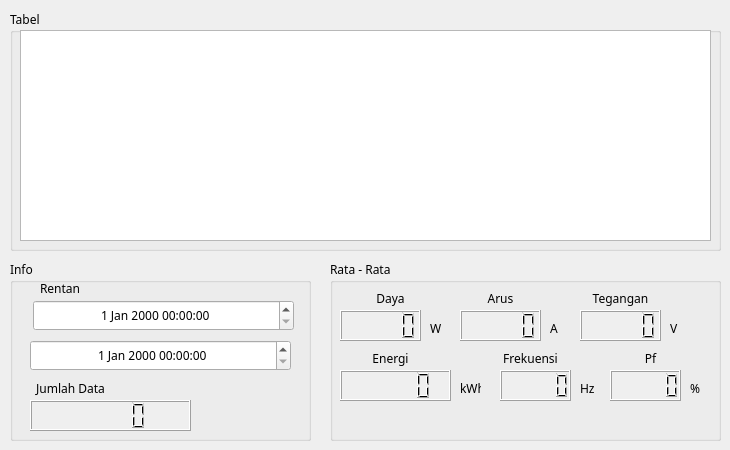
        <widget class="QWidget" name="tab_1average">
         <attribute name="title">
          <string>1</string>
         </attribute>
         <widget class="QGroupBox" name="groupBox_16">
          <property name="geometry">
           <rect>
            <x>10</x>
            <y>260</y>
            <width>301</width>
            <height>181</height>
           </rect>
          </property>
          <property name="font">
           <font>
            <family>JetBrains Mono</family>
           </font>
          </property>
          <property name="title">
           <string>Info</string>
          </property>
          <widget class="QLabel" name="label_7">
           <property name="geometry">
            <rect>
             <x>30</x>
             <y>20</y>
             <width>51</width>
             <height>16</height>
            </rect>
           </property>
           <property name="font">
            <font>
             <family>JetBrains Mono</family>
            </font>
           </property>
           <property name="text">
            <string>Rentan</string>
           </property>
          </widget>
          <widget class="QLabel" name="label_8">
           <property name="geometry">
            <rect>
             <x>10</x>
             <y>120</y>
             <width>101</width>
             <height>16</height>
            </rect>
           </property>
           <property name="font">
            <font>
             <family>JetBrains Mono</family>
            </font>
           </property>
           <property name="text">
            <string>Jumlah Data</string>
           </property>
           <property name="alignment">
            <set>Qt::AlignmentFlag::AlignCenter</set>
           </property>
          </widget>
          <widget class="QDateTimeEdit" name="tabel_HOME_average_tanggal_mulai">
           <property name="enabled">
            <bool>true</bool>
           </property>
           <property name="geometry">
            <rect>
             <x>23</x>
             <y>40</y>
             <width>261</width>
             <height>31</height>
            </rect>
           </property>
           <property name="font">
            <font>
             <family>JetBrains Mono</family>
            </font>
           </property>
           <property name="wrapping">
            <bool>false</bool>
           </property>
           <property name="alignment">
            <set>Qt::AlignmentFlag::AlignCenter</set>
           </property>
           <property name="readOnly">
            <bool>false</bool>
           </property>
           <property name="buttonSymbols">
            <enum>QAbstractSpinBox::ButtonSymbols::UpDownArrows</enum>
           </property>
          </widget>
          <widget class="QDateTimeEdit" name="tabel_HOME_average_tanggal_akhir">
           <property name="enabled">
            <bool>true</bool>
           </property>
           <property name="geometry">
            <rect>
             <x>20</x>
             <y>80</y>
             <width>261</width>
             <height>31</height>
            </rect>
           </property>
           <property name="font">
            <font>
             <family>JetBrains Mono</family>
            </font>
           </property>
           <property name="wrapping">
            <bool>false</bool>
           </property>
           <property name="alignment">
            <set>Qt::AlignmentFlag::AlignCenter</set>
           </property>
           <property name="readOnly">
            <bool>false</bool>
           </property>
           <property name="buttonSymbols">
            <enum>QAbstractSpinBox::ButtonSymbols::UpDownArrows</enum>
           </property>
          </widget>
          <widget class="QLCDNumber" name="tabel_HOME_average_jumlahdata">
           <property name="geometry">
            <rect>
             <x>20</x>
             <y>140</y>
             <width>161</width>
             <height>31</height>
            </rect>
           </property>
           <property name="font">
            <font>
             <family>JetBrains Mono</family>
            </font>
           </property>
           <property name="autoFillBackground">
            <bool>true</bool>
           </property>
          </widget>
         </widget>
         <widget class="QGroupBox" name="groupBox_17">
          <property name="geometry">
           <rect>
            <x>10</x>
            <y>10</y>
            <width>711</width>
            <height>241</height>
           </rect>
          </property>
          <property name="font">
           <font>
            <family>JetBrains Mono</family>
           </font>
          </property>
          <property name="title">
           <string>Tabel</string>
          </property>
          <widget class="QTableView" name="tabel_HOME_average_2">
           <property name="geometry">
            <rect>
             <x>10</x>
             <y>20</y>
             <width>691</width>
             <height>211</height>
            </rect>
           </property>
          </widget>
         </widget>
         <widget class="QGroupBox" name="groupBox_18">
          <property name="geometry">
           <rect>
            <x>330</x>
            <y>260</y>
            <width>391</width>
            <height>181</height>
           </rect>
          </property>
          <property name="font">
           <font>
            <family>JetBrains Mono</family>
           </font>
          </property>
          <property name="title">
           <string>Rata - Rata</string>
          </property>
          <widget class="QLabel" name="label_12">
           <property name="geometry">
            <rect>
             <x>10</x>
             <y>30</y>
             <width>101</width>
             <height>16</height>
            </rect>
           </property>
           <property name="font">
            <font>
             <family>JetBrains Mono</family>
            </font>
           </property>
           <property name="text">
            <string>Daya</string>
           </property>
           <property name="alignment">
            <set>Qt::AlignmentFlag::AlignCenter</set>
           </property>
          </widget>
          <widget class="QLabel" name="label_48">
           <property name="geometry">
            <rect>
             <x>240</x>
             <y>30</y>
             <width>101</width>
             <height>16</height>
            </rect>
           </property>
           <property name="font">
            <font>
             <family>JetBrains Mono</family>
            </font>
           </property>
           <property name="text">
            <string>Tegangan</string>
           </property>
           <property name="alignment">
            <set>Qt::AlignmentFlag::AlignCenter</set>
           </property>
          </widget>
          <widget class="QLabel" name="label_49">
           <property name="geometry">
            <rect>
             <x>120</x>
             <y>30</y>
             <width>101</width>
             <height>16</height>
            </rect>
           </property>
           <property name="font">
            <font>
             <family>JetBrains Mono</family>
            </font>
           </property>
           <property name="text">
            <string>Arus</string>
           </property>
           <property name="alignment">
            <set>Qt::AlignmentFlag::AlignCenter</set>
           </property>
          </widget>
          <widget class="QLabel" name="label_50">
           <property name="geometry">
            <rect>
             <x>100</x>
             <y>60</y>
             <width>21</width>
             <height>16</height>
            </rect>
           </property>
           <property name="font">
            <font>
             <family>JetBrains Mono</family>
            </font>
           </property>
           <property name="text">
            <string>W</string>
           </property>
          </widget>
          <widget class="QLabel" name="label_51">
           <property name="geometry">
            <rect>
             <x>340</x>
             <y>60</y>
             <width>21</width>
             <height>16</height>
            </rect>
           </property>
           <property name="font">
            <font>
             <family>JetBrains Mono</family>
            </font>
           </property>
           <property name="text">
            <string>V</string>
           </property>
          </widget>
          <widget class="QLabel" name="label_52">
           <property name="geometry">
            <rect>
             <x>220</x>
             <y>60</y>
             <width>31</width>
             <height>16</height>
            </rect>
           </property>
           <property name="font">
            <font>
             <family>JetBrains Mono</family>
            </font>
           </property>
           <property name="text">
            <string>A</string>
           </property>
          </widget>
          <widget class="QLabel" name="label_53">
           <property name="geometry">
            <rect>
             <x>150</x>
             <y>90</y>
             <width>101</width>
             <height>16</height>
            </rect>
           </property>
           <property name="font">
            <font>
             <family>JetBrains Mono</family>
            </font>
           </property>
           <property name="text">
            <string>Frekuensi</string>
           </property>
           <property name="alignment">
            <set>Qt::AlignmentFlag::AlignCenter</set>
           </property>
          </widget>
          <widget class="QLabel" name="label_54">
           <property name="geometry">
            <rect>
             <x>250</x>
             <y>120</y>
             <width>21</width>
             <height>16</height>
            </rect>
           </property>
           <property name="font">
            <font>
             <family>JetBrains Mono</family>
            </font>
           </property>
           <property name="text">
            <string>Hz</string>
           </property>
          </widget>
          <widget class="QLCDNumber" name="tabel_HOME_average_daya">
           <property name="geometry">
            <rect>
             <x>10</x>
             <y>50</y>
             <width>81</width>
             <height>31</height>
            </rect>
           </property>
           <property name="font">
            <font>
             <family>JetBrains Mono</family>
            </font>
           </property>
           <property name="autoFillBackground">
            <bool>true</bool>
           </property>
          </widget>
          <widget class="QLabel" name="label_55">
           <property name="geometry">
            <rect>
             <x>10</x>
             <y>90</y>
             <width>101</width>
             <height>16</height>
            </rect>
           </property>
           <property name="font">
            <font>
             <family>JetBrains Mono</family>
            </font>
           </property>
           <property name="text">
            <string>Energi</string>
           </property>
           <property name="alignment">
            <set>Qt::AlignmentFlag::AlignCenter</set>
           </property>
          </widget>
          <widget class="QLabel" name="label_56">
           <property name="geometry">
            <rect>
             <x>360</x>
             <y>120</y>
             <width>21</width>
             <height>16</height>
            </rect>
           </property>
           <property name="font">
            <font>
             <family>JetBrains Mono</family>
            </font>
           </property>
           <property name="text">
            <string>%</string>
           </property>
          </widget>
          <widget class="QLabel" name="label_57">
           <property name="geometry">
            <rect>
             <x>270</x>
             <y>90</y>
             <width>101</width>
             <height>16</height>
            </rect>
           </property>
           <property name="font">
            <font>
             <family>JetBrains Mono</family>
            </font>
           </property>
           <property name="text">
            <string>Pf</string>
           </property>
           <property name="alignment">
            <set>Qt::AlignmentFlag::AlignCenter</set>
           </property>
          </widget>
          <widget class="QLabel" name="label_58">
           <property name="geometry">
            <rect>
             <x>130</x>
             <y>120</y>
             <width>21</width>
             <height>16</height>
            </rect>
           </property>
           <property name="font">
            <font>
             <family>JetBrains Mono</family>
            </font>
           </property>
           <property name="text">
            <string>kWh</string>
           </property>
          </widget>
          <widget class="QLCDNumber" name="tabel_HOME_average_arus">
           <property name="geometry">
            <rect>
             <x>130</x>
             <y>50</y>
             <width>81</width>
             <height>31</height>
            </rect>
           </property>
           <property name="font">
            <font>
             <family>JetBrains Mono</family>
            </font>
           </property>
           <property name="autoFillBackground">
            <bool>true</bool>
           </property>
          </widget>
          <widget class="QLCDNumber" name="tabel_HOME_average_tegangan">
           <property name="geometry">
            <rect>
             <x>250</x>
             <y>50</y>
             <width>81</width>
             <height>31</height>
            </rect>
           </property>
           <property name="font">
            <font>
             <family>JetBrains Mono</family>
            </font>
           </property>
           <property name="autoFillBackground">
            <bool>true</bool>
           </property>
          </widget>
          <widget class="QLCDNumber" name="tabel_HOME_average_energi">
           <property name="geometry">
            <rect>
             <x>10</x>
             <y>110</y>
             <width>111</width>
             <height>31</height>
            </rect>
           </property>
           <property name="font">
            <font>
             <family>JetBrains Mono</family>
            </font>
           </property>
           <property name="autoFillBackground">
            <bool>true</bool>
           </property>
          </widget>
          <widget class="QLCDNumber" name="tabel_HOME_average_frekuensi">
           <property name="geometry">
            <rect>
             <x>170</x>
             <y>110</y>
             <width>71</width>
             <height>31</height>
            </rect>
           </property>
           <property name="font">
            <font>
             <family>JetBrains Mono</family>
            </font>
           </property>
           <property name="autoFillBackground">
            <bool>true</bool>
           </property>
          </widget>
          <widget class="QLCDNumber" name="tabel_HOME_average_pf">
           <property name="geometry">
            <rect>
             <x>280</x>
             <y>110</y>
             <width>71</width>
             <height>31</height>
            </rect>
           </property>
           <property name="font">
            <font>
             <family>JetBrains Mono</family>
            </font>
           </property>
           <property name="autoFillBackground">
            <bool>true</bool>
           </property>
          </widget>
         </widget>
        </widget>
